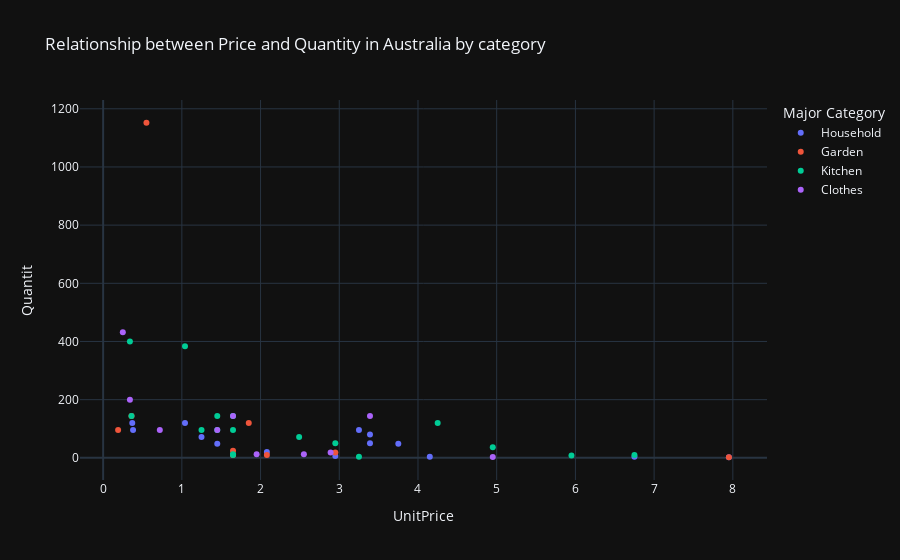

Notebook source saved alongside this figure:
### Code cell
australia_df = df[df["Country"] == "Australia"]
fig = px.scatter(data_frame=australia_df, x= "UnitPrice", y = "Quantit", color= "Major Category", title = "Relationship between Price and Quantity in Australia by category")
fig.show()

### Figure 1 — Plotly figure (JSON) as saved in the notebook; plotly's stock layout.template omitted (floating-point values rounded to 4 significant figures)
{"data": [{"hovertemplate": "Major Category=Household<br>UnitPrice=%{x}<br>Quantit=%{y}<extra></extra>", "legendgroup": "Household", "marker": {"color": "#636efa", "symbol": "circle"}, "mode": "markers", "name": "Household", "orientation": "v", "showlegend": true, "type": "scatter", "x": [2.95, 3.39, 1.25, 7.95, 3.25, 6.75, 0.38, 4.15, 2.08, 1.45, 3.39, 1.04, 3.75, 0.37], "xaxis": "x", "y": [6, 50, 72, 2, 96, 4, 96, 4, 20, 48, 80, 120, 48, 120], "yaxis": "y"}, {"hovertemplate": "Major Category=Garden<br>UnitPrice=%{x}<br>Quantit=%{y}<extra></extra>", "legendgroup": "Garden", "marker": {"color": "#EF553B", "symbol": "circle"}, "mode": "markers", "name": "Garden", "orientation": "v", "showlegend": true, "type": "scatter", "x": [1.65, 1.65, 7.95, 0.55, 2.95, 2.08, 0.19, 0.36, 1.85], "xaxis": "x", "y": [24, 10, 2, 1152, 18, 10, 96, 144, 120], "yaxis": "y"}, {"hovertemplate": "Major Category=Kitchen<br>UnitPrice=%{x}<br>Quantit=%{y}<extra></extra>", "legendgroup": "Kitchen", "marker": {"color": "#00cc96", "symbol": "circle"}, "mode": "markers", "name": "Kitchen", "orientation": "v", "showlegend": true, "type": "scatter", "x": [1.45, 6.75, 1.04, 1.65, 1.65, 4.25, 3.25, 0.36, 1.65, 0.34, 1.25, 2.95, 5.95, 1.65, 4.95, 1.45, 2.49], "xaxis": "x", "y": [144, 10, 384, 12, 96, 120, 4, 144, 144, 400, 96, 50, 8, 10, 36, 96, 72], "yaxis": "y"}, {"hovertemplate": "Major Category=Clothes<br>UnitPrice=%{x}<br>Quantit=%{y}<extra></extra>", "legendgroup": "Clothes", "marker": {"color": "#ab63fa", "symbol": "circle"}, "mode": "markers", "name": "Clothes", "orientation": "v", "showlegend": true, "type": "scatter", "x": [4.95, 2.55, 0.34, 1.45, 2.89, 0.72, 1.65, 3.39, 1.95, 0.25], "xaxis": "x", "y": [3, 12, 200, 96, 18, 96, 144, 144, 12, 432], "yaxis": "y"}], "layout": {"legend": {"title": {"text": "Major Category"}, "tracegroupgap": 0}, "title": {"text": "Relationship between Price and Quantity in Australia by category"}, "xaxis": {"anchor": "y", "domain": [0, 1], "title": {"text": "UnitPrice"}}, "yaxis": {"anchor": "x", "domain": [0, 1], "title": {"text": "Quantit"}}}}
